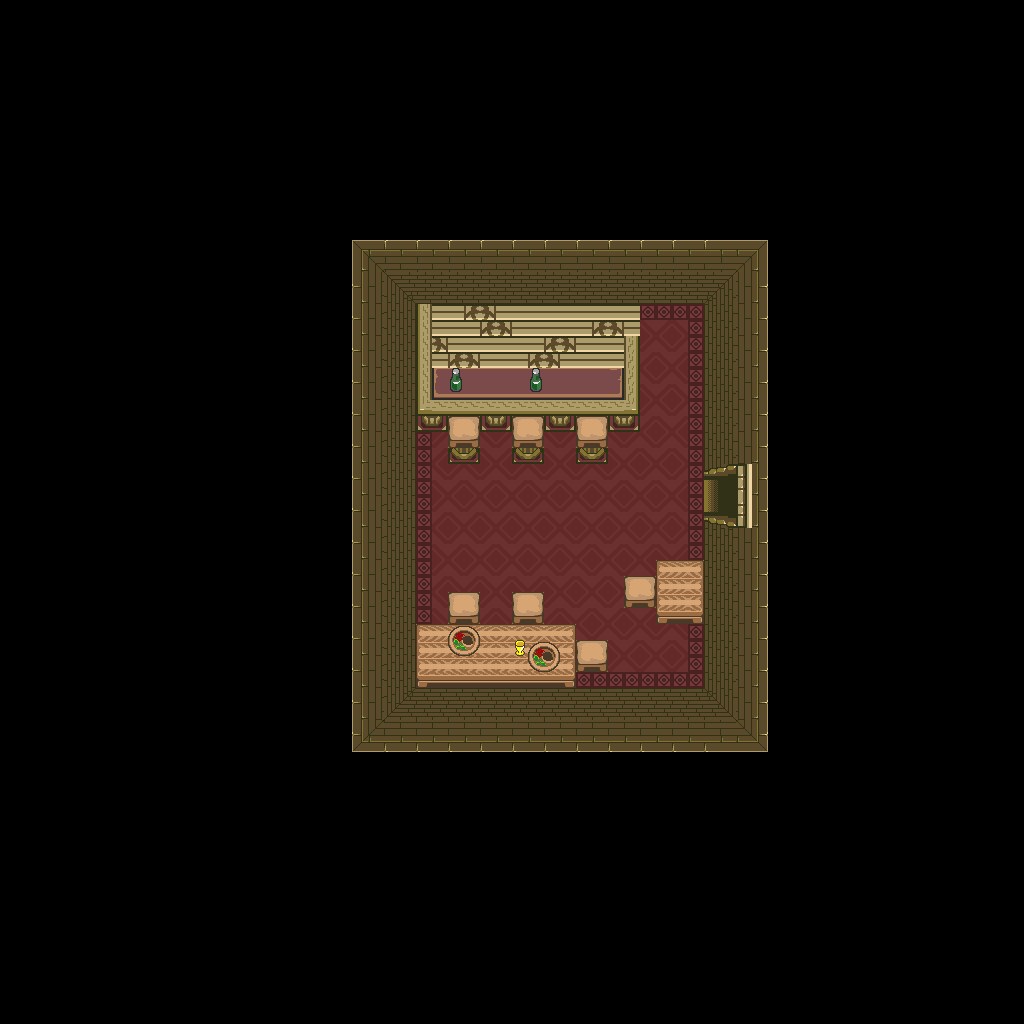

A level layout from a 2D game, rendered from its tile map. Below: a short description, then the map file with tile-grid data replaced by summaries:
An orthogonal 64x64 tile map with 16x16 px tiles, 1 tile layer (base), 1 hidden layer not drawn.

<map version="1.10" tiledversion="1.12.1" orientation="orthogonal" renderorder="right-down" width="64" height="64" tilewidth="16" tileheight="16" infinite="0" nextlayerid="3" nextobjectid="1">
 <tileset firstgid="1" source="../classiciphone_pics4.tsx" />
 <layer id="1" name="base" width="64" height="64">
  <data>[4096 cells, 4096 non-empty, 94 distinct tile ids]</data>
 </layer>
 <layer id="2" name="collision" width="64" height="64" visible="0">
  <properties><property name="collision" value="true" /></properties>
  <data>[4096 cells, 3770 non-empty, 1 distinct tile ids]</data>
 </layer>
</map>
